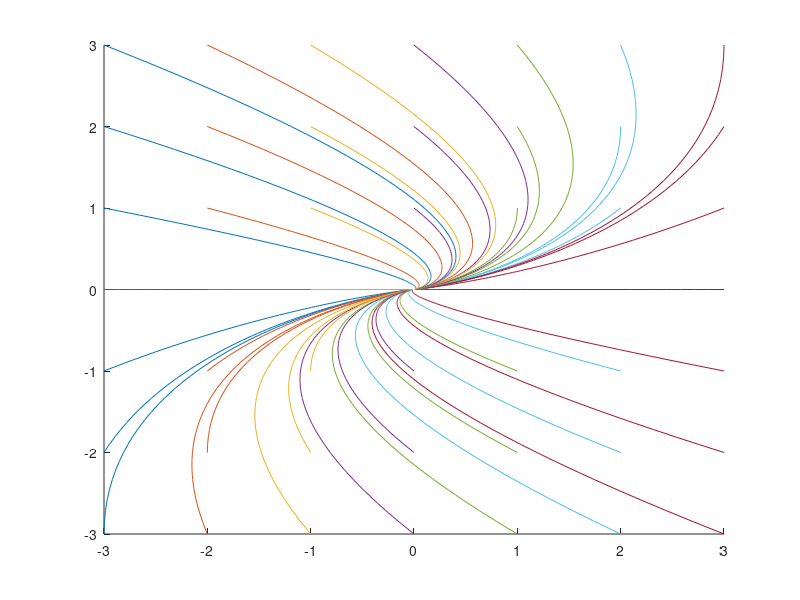

MATLAB code for this plot:
%%  Solution to Exercise 4.1(v)

t=linspace(0,5);

hold on

for A=-3:3;
   for B=-3:3;
      x=B*exp(-t)+A.*t.*exp(-t);
      y=A*exp(-t);
      plot(x,y)
   end
end

hold off
